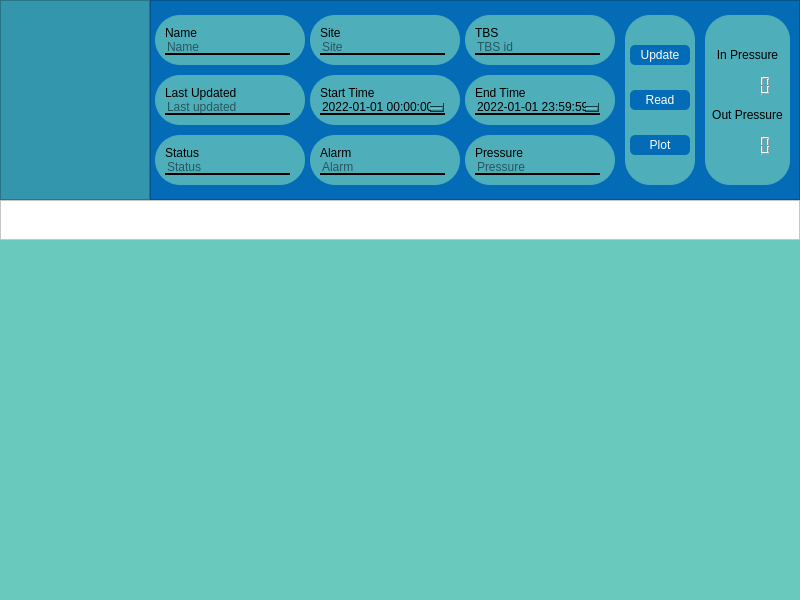
<?xml version="1.0" encoding="UTF-8"?>
<ui version="4.0">
 <class>MainWindow</class>
 <widget class="QMainWindow" name="MainWindow">
  <property name="geometry">
   <rect>
    <x>0</x>
    <y>0</y>
    <width>800</width>
    <height>600</height>
   </rect>
  </property>
  <property name="windowTitle">
   <string>MainWindow</string>
  </property>
  <widget class="QWidget" name="centralwidget">
   <widget class="QFrame" name="frame">
    <property name="geometry">
     <rect>
      <x>0</x>
      <y>0</y>
      <width>800</width>
      <height>600</height>
     </rect>
    </property>
    <property name="styleSheet">
     <string notr="true">background-color:white;</string>
    </property>
    <property name="frameShape">
     <enum>QFrame::StyledPanel</enum>
    </property>
    <property name="frameShadow">
     <enum>QFrame::Raised</enum>
    </property>
    <widget class="QFrame" name="frame_2">
     <property name="geometry">
      <rect>
       <x>0</x>
       <y>0</y>
       <width>800</width>
       <height>200</height>
      </rect>
     </property>
     <property name="frameShape">
      <enum>QFrame::StyledPanel</enum>
     </property>
     <property name="frameShadow">
      <enum>QFrame::Raised</enum>
     </property>
     <widget class="QFrame" name="frame_4">
      <property name="geometry">
       <rect>
        <x>0</x>
        <y>0</y>
        <width>150</width>
        <height>200</height>
       </rect>
      </property>
      <property name="styleSheet">
       <string notr="true">background-color: rgb(51, 150, 173);</string>
      </property>
      <property name="frameShape">
       <enum>QFrame::StyledPanel</enum>
      </property>
      <property name="frameShadow">
       <enum>QFrame::Raised</enum>
      </property>
      <widget class="QLabel" name="label">
       <property name="geometry">
        <rect>
         <x>25</x>
         <y>50</y>
         <width>100</width>
         <height>100</height>
        </rect>
       </property>
       <property name="styleSheet">
        <string notr="true">image: url(:/Images/sngpl_logo.jpg);</string>
       </property>
       <property name="text">
        <string/>
       </property>
      </widget>
     </widget>
     <widget class="QFrame" name="frame_5">
      <property name="geometry">
       <rect>
        <x>150</x>
        <y>0</y>
        <width>650</width>
        <height>200</height>
       </rect>
      </property>
      <property name="styleSheet">
       <string notr="true">background-color:rgb(4, 107, 183);</string>
      </property>
      <property name="frameShape">
       <enum>QFrame::StyledPanel</enum>
      </property>
      <property name="frameShadow">
       <enum>QFrame::Raised</enum>
      </property>
      <widget class="QFrame" name="frame_6">
       <property name="geometry">
        <rect>
         <x>5</x>
         <y>15</y>
         <width>150</width>
         <height>50</height>
        </rect>
       </property>
       <property name="styleSheet">
        <string notr="true">background-color:rgb(78, 174, 185);
border-radius:25px;</string>
       </property>
       <property name="frameShape">
        <enum>QFrame::StyledPanel</enum>
       </property>
       <property name="frameShadow">
        <enum>QFrame::Raised</enum>
       </property>
       <widget class="QLabel" name="label_2">
        <property name="geometry">
         <rect>
          <x>10</x>
          <y>10</y>
          <width>75</width>
          <height>15</height>
         </rect>
        </property>
        <property name="text">
         <string>Name</string>
        </property>
       </widget>
       <widget class="QLineEdit" name="station_name">
        <property name="geometry">
         <rect>
          <x>10</x>
          <y>25</y>
          <width>125</width>
          <height>15</height>
         </rect>
        </property>
        <property name="styleSheet">
         <string notr="true">border:0px;
border-bottom:2px solid black;</string>
        </property>
        <property name="placeholderText">
         <string>Name</string>
        </property>
       </widget>
      </widget>
      <widget class="QFrame" name="frame_7">
       <property name="geometry">
        <rect>
         <x>5</x>
         <y>135</y>
         <width>150</width>
         <height>50</height>
        </rect>
       </property>
       <property name="styleSheet">
        <string notr="true">background-color:rgb(78, 174, 185);
border-radius:25px;</string>
       </property>
       <property name="frameShape">
        <enum>QFrame::StyledPanel</enum>
       </property>
       <property name="frameShadow">
        <enum>QFrame::Raised</enum>
       </property>
       <widget class="QLabel" name="label_3">
        <property name="geometry">
         <rect>
          <x>10</x>
          <y>10</y>
          <width>75</width>
          <height>15</height>
         </rect>
        </property>
        <property name="text">
         <string>Status</string>
        </property>
       </widget>
       <widget class="QLineEdit" name="station_status">
        <property name="geometry">
         <rect>
          <x>10</x>
          <y>25</y>
          <width>125</width>
          <height>15</height>
         </rect>
        </property>
        <property name="styleSheet">
         <string notr="true">border:0px;
border-bottom:2px solid black;</string>
        </property>
        <property name="placeholderText">
         <string>Status</string>
        </property>
       </widget>
      </widget>
      <widget class="QFrame" name="frame_8">
       <property name="geometry">
        <rect>
         <x>5</x>
         <y>75</y>
         <width>150</width>
         <height>50</height>
        </rect>
       </property>
       <property name="styleSheet">
        <string notr="true">background-color:rgb(78, 174, 185);
border-radius:25px;</string>
       </property>
       <property name="frameShape">
        <enum>QFrame::StyledPanel</enum>
       </property>
       <property name="frameShadow">
        <enum>QFrame::Raised</enum>
       </property>
       <widget class="QLabel" name="label_4">
        <property name="geometry">
         <rect>
          <x>10</x>
          <y>10</y>
          <width>75</width>
          <height>15</height>
         </rect>
        </property>
        <property name="text">
         <string>Last Updated</string>
        </property>
       </widget>
       <widget class="QLineEdit" name="last_updated_time">
        <property name="geometry">
         <rect>
          <x>10</x>
          <y>25</y>
          <width>125</width>
          <height>15</height>
         </rect>
        </property>
        <property name="styleSheet">
         <string notr="true">border:0px;
border-bottom:2px solid black;</string>
        </property>
        <property name="placeholderText">
         <string>Last updated</string>
        </property>
       </widget>
      </widget>
      <widget class="QFrame" name="frame_9">
       <property name="geometry">
        <rect>
         <x>160</x>
         <y>15</y>
         <width>150</width>
         <height>50</height>
        </rect>
       </property>
       <property name="styleSheet">
        <string notr="true">background-color:rgb(78, 174, 185);
border-radius:25px;</string>
       </property>
       <property name="frameShape">
        <enum>QFrame::StyledPanel</enum>
       </property>
       <property name="frameShadow">
        <enum>QFrame::Raised</enum>
       </property>
       <widget class="QLabel" name="label_5">
        <property name="geometry">
         <rect>
          <x>10</x>
          <y>10</y>
          <width>75</width>
          <height>15</height>
         </rect>
        </property>
        <property name="text">
         <string>Site</string>
        </property>
       </widget>
       <widget class="QLineEdit" name="station_site">
        <property name="geometry">
         <rect>
          <x>10</x>
          <y>25</y>
          <width>125</width>
          <height>15</height>
         </rect>
        </property>
        <property name="styleSheet">
         <string notr="true">border:0px;
border-bottom:2px solid black;</string>
        </property>
        <property name="placeholderText">
         <string>Site</string>
        </property>
       </widget>
      </widget>
      <widget class="QFrame" name="frame_10">
       <property name="geometry">
        <rect>
         <x>160</x>
         <y>135</y>
         <width>150</width>
         <height>50</height>
        </rect>
       </property>
       <property name="styleSheet">
        <string notr="true">background-color:rgb(78, 174, 185);
border-radius:25px;</string>
       </property>
       <property name="frameShape">
        <enum>QFrame::StyledPanel</enum>
       </property>
       <property name="frameShadow">
        <enum>QFrame::Raised</enum>
       </property>
       <widget class="QLabel" name="label_6">
        <property name="geometry">
         <rect>
          <x>10</x>
          <y>10</y>
          <width>75</width>
          <height>15</height>
         </rect>
        </property>
        <property name="text">
         <string>Alarm</string>
        </property>
       </widget>
       <widget class="QLineEdit" name="station_alrm">
        <property name="geometry">
         <rect>
          <x>10</x>
          <y>25</y>
          <width>125</width>
          <height>15</height>
         </rect>
        </property>
        <property name="styleSheet">
         <string notr="true">border:0px;
border-bottom:2px solid black;</string>
        </property>
        <property name="placeholderText">
         <string>Alarm</string>
        </property>
       </widget>
      </widget>
      <widget class="QFrame" name="frame_11">
       <property name="geometry">
        <rect>
         <x>160</x>
         <y>75</y>
         <width>150</width>
         <height>50</height>
        </rect>
       </property>
       <property name="styleSheet">
        <string notr="true">background-color:rgb(78, 174, 185);
border-radius:25px;</string>
       </property>
       <property name="frameShape">
        <enum>QFrame::StyledPanel</enum>
       </property>
       <property name="frameShadow">
        <enum>QFrame::Raised</enum>
       </property>
       <widget class="QLabel" name="label_7">
        <property name="geometry">
         <rect>
          <x>10</x>
          <y>10</y>
          <width>75</width>
          <height>15</height>
         </rect>
        </property>
        <property name="text">
         <string>Start Time</string>
        </property>
       </widget>
       <widget class="QDateTimeEdit" name="start_date_time">
        <property name="geometry">
         <rect>
          <x>10</x>
          <y>25</y>
          <width>125</width>
          <height>15</height>
         </rect>
        </property>
        <property name="styleSheet">
         <string notr="true">border:0px;
border-bottom:2px solid black;</string>
        </property>
        <property name="dateTime">
         <datetime>
          <hour>0</hour>
          <minute>0</minute>
          <second>0</second>
          <year>2022</year>
          <month>1</month>
          <day>1</day>
         </datetime>
        </property>
        <property name="displayFormat">
         <string>yyyy-MM-dd hh:mm:ss</string>
        </property>
       </widget>
      </widget>
      <widget class="QFrame" name="frame_12">
       <property name="geometry">
        <rect>
         <x>315</x>
         <y>15</y>
         <width>150</width>
         <height>50</height>
        </rect>
       </property>
       <property name="styleSheet">
        <string notr="true">background-color:rgb(78, 174, 185);
border-radius:25px;</string>
       </property>
       <property name="frameShape">
        <enum>QFrame::StyledPanel</enum>
       </property>
       <property name="frameShadow">
        <enum>QFrame::Raised</enum>
       </property>
       <widget class="QLabel" name="label_8">
        <property name="geometry">
         <rect>
          <x>10</x>
          <y>10</y>
          <width>75</width>
          <height>15</height>
         </rect>
        </property>
        <property name="text">
         <string>TBS</string>
        </property>
       </widget>
       <widget class="QLineEdit" name="station_id">
        <property name="geometry">
         <rect>
          <x>10</x>
          <y>25</y>
          <width>125</width>
          <height>15</height>
         </rect>
        </property>
        <property name="styleSheet">
         <string notr="true">border:0px;
border-bottom:2px solid black;</string>
        </property>
        <property name="placeholderText">
         <string>TBS id</string>
        </property>
       </widget>
      </widget>
      <widget class="QFrame" name="frame_13">
       <property name="geometry">
        <rect>
         <x>315</x>
         <y>75</y>
         <width>150</width>
         <height>50</height>
        </rect>
       </property>
       <property name="styleSheet">
        <string notr="true">background-color:rgb(78, 174, 185);
border-radius:25px;</string>
       </property>
       <property name="frameShape">
        <enum>QFrame::StyledPanel</enum>
       </property>
       <property name="frameShadow">
        <enum>QFrame::Raised</enum>
       </property>
       <widget class="QLabel" name="label_9">
        <property name="geometry">
         <rect>
          <x>10</x>
          <y>10</y>
          <width>75</width>
          <height>15</height>
         </rect>
        </property>
        <property name="text">
         <string>End Time</string>
        </property>
       </widget>
       <widget class="QDateTimeEdit" name="end_date_time">
        <property name="geometry">
         <rect>
          <x>10</x>
          <y>25</y>
          <width>125</width>
          <height>15</height>
         </rect>
        </property>
        <property name="styleSheet">
         <string notr="true">border:0px;
border-bottom:2px solid black;</string>
        </property>
        <property name="wrapping">
         <bool>false</bool>
        </property>
        <property name="frame">
         <bool>true</bool>
        </property>
        <property name="showGroupSeparator" stdset="0">
         <bool>false</bool>
        </property>
        <property name="date">
         <date>
          <year>2022</year>
          <month>1</month>
          <day>1</day>
         </date>
        </property>
        <property name="time">
         <time>
          <hour>23</hour>
          <minute>59</minute>
          <second>59</second>
         </time>
        </property>
        <property name="displayFormat">
         <string>yyyy-MM-dd hh:mm:ss</string>
        </property>
       </widget>
      </widget>
      <widget class="QFrame" name="frame_14">
       <property name="geometry">
        <rect>
         <x>315</x>
         <y>135</y>
         <width>150</width>
         <height>50</height>
        </rect>
       </property>
       <property name="styleSheet">
        <string notr="true">background-color:rgb(78, 174, 185);
border-radius:25px;</string>
       </property>
       <property name="frameShape">
        <enum>QFrame::StyledPanel</enum>
       </property>
       <property name="frameShadow">
        <enum>QFrame::Raised</enum>
       </property>
       <widget class="QLabel" name="label_10">
        <property name="geometry">
         <rect>
          <x>10</x>
          <y>10</y>
          <width>75</width>
          <height>15</height>
         </rect>
        </property>
        <property name="text">
         <string>Pressure</string>
        </property>
       </widget>
       <widget class="QLineEdit" name="station_pressure">
        <property name="geometry">
         <rect>
          <x>10</x>
          <y>25</y>
          <width>125</width>
          <height>15</height>
         </rect>
        </property>
        <property name="styleSheet">
         <string notr="true">border:0px;
border-bottom:2px solid black;</string>
        </property>
        <property name="placeholderText">
         <string>Pressure</string>
        </property>
       </widget>
      </widget>
      <widget class="QFrame" name="frame_15">
       <property name="geometry">
        <rect>
         <x>475</x>
         <y>15</y>
         <width>70</width>
         <height>170</height>
        </rect>
       </property>
       <property name="styleSheet">
        <string notr="true">background-color: rgb(78, 174, 185);
border-radius:25px;</string>
       </property>
       <property name="frameShape">
        <enum>QFrame::StyledPanel</enum>
       </property>
       <property name="frameShadow">
        <enum>QFrame::Raised</enum>
       </property>
       <widget class="QPushButton" name="update_pressure">
        <property name="geometry">
         <rect>
          <x>5</x>
          <y>30</y>
          <width>60</width>
          <height>20</height>
         </rect>
        </property>
        <property name="styleSheet">
         <string notr="true">QPushButton{
background-color:rgb(4, 107, 183);
color:white;
border-radius:5px;
}
QPushButton:hover{
background-color:rgb(105, 196, 186);
color:white;
}
</string>
        </property>
        <property name="text">
         <string>Update</string>
        </property>
       </widget>
       <widget class="QPushButton" name="read_pressure">
        <property name="geometry">
         <rect>
          <x>5</x>
          <y>75</y>
          <width>60</width>
          <height>20</height>
         </rect>
        </property>
        <property name="styleSheet">
         <string notr="true">QPushButton{
background-color:rgb(4, 107, 183);
color:white;
border-radius:5px;
}
QPushButton:hover{
background-color:rgb(105, 196, 186);
color:white;
}
</string>
        </property>
        <property name="text">
         <string>Read</string>
        </property>
       </widget>
       <widget class="QPushButton" name="plot_graph">
        <property name="geometry">
         <rect>
          <x>5</x>
          <y>120</y>
          <width>60</width>
          <height>20</height>
         </rect>
        </property>
        <property name="styleSheet">
         <string notr="true">QPushButton{
background-color:rgb(4, 107, 183);
color:white;
border-radius:5px;
}
QPushButton:hover{
background-color:rgb(105, 196, 186);
color:white;
}
</string>
        </property>
        <property name="text">
         <string>Plot</string>
        </property>
       </widget>
      </widget>
      <widget class="QFrame" name="frame_16">
       <property name="geometry">
        <rect>
         <x>555</x>
         <y>15</y>
         <width>85</width>
         <height>170</height>
        </rect>
       </property>
       <property name="styleSheet">
        <string notr="true">background-color: rgb(78, 174, 185);
border-radius:25px;</string>
       </property>
       <property name="frameShape">
        <enum>QFrame::StyledPanel</enum>
       </property>
       <property name="frameShadow">
        <enum>QFrame::Raised</enum>
       </property>
       <widget class="QLabel" name="label_11">
        <property name="geometry">
         <rect>
          <x>5</x>
          <y>30</y>
          <width>75</width>
          <height>20</height>
         </rect>
        </property>
        <property name="font">
         <font>
          <pointsize>9</pointsize>
         </font>
        </property>
        <property name="text">
         <string>In Pressure</string>
        </property>
        <property name="alignment">
         <set>Qt::AlignCenter</set>
        </property>
       </widget>
       <widget class="QLabel" name="label_12">
        <property name="geometry">
         <rect>
          <x>5</x>
          <y>90</y>
          <width>75</width>
          <height>20</height>
         </rect>
        </property>
        <property name="font">
         <font>
          <pointsize>9</pointsize>
         </font>
        </property>
        <property name="text">
         <string>Out Pressure</string>
        </property>
        <property name="alignment">
         <set>Qt::AlignCenter</set>
        </property>
       </widget>
       <widget class="QLCDNumber" name="lcdinpressure">
        <property name="geometry">
         <rect>
          <x>10</x>
          <y>60</y>
          <width>65</width>
          <height>20</height>
         </rect>
        </property>
        <property name="font">
         <font>
          <pointsize>8</pointsize>
          <underline>false</underline>
         </font>
        </property>
        <property name="autoFillBackground">
         <bool>false</bool>
        </property>
        <property name="frameShape">
         <enum>QFrame::Box</enum>
        </property>
        <property name="segmentStyle">
         <enum>QLCDNumber::Filled</enum>
        </property>
        <property name="intValue" stdset="0">
         <number>0</number>
        </property>
       </widget>
       <widget class="QLCDNumber" name="lcdoutpressure">
        <property name="geometry">
         <rect>
          <x>10</x>
          <y>120</y>
          <width>65</width>
          <height>20</height>
         </rect>
        </property>
        <property name="font">
         <font>
          <pointsize>8</pointsize>
         </font>
        </property>
        <property name="intValue" stdset="0">
         <number>0</number>
        </property>
       </widget>
      </widget>
     </widget>
    </widget>
    <widget class="QFrame" name="frame_3">
     <property name="geometry">
      <rect>
       <x>0</x>
       <y>200</y>
       <width>800</width>
       <height>400</height>
      </rect>
     </property>
     <property name="styleSheet">
      <string notr="true">background-color: rgb(106, 201, 189);</string>
     </property>
     <property name="frameShape">
      <enum>QFrame::StyledPanel</enum>
     </property>
     <property name="frameShadow">
      <enum>QFrame::Raised</enum>
     </property>
     <widget class="QWidget" name="gridLayoutWidget">
      <property name="geometry">
       <rect>
        <x>-1</x>
        <y>39</y>
        <width>801</width>
        <height>361</height>
       </rect>
      </property>
      <layout class="QGridLayout" name="gridLayout">
       <property name="sizeConstraint">
        <enum>QLayout::SetDefaultConstraint</enum>
       </property>
      </layout>
     </widget>
     <widget class="QFrame" name="frame_17">
      <property name="geometry">
       <rect>
        <x>0</x>
        <y>0</y>
        <width>800</width>
        <height>40</height>
       </rect>
      </property>
      <property name="styleSheet">
       <string notr="true">background-color: rgb(255, 255, 255);</string>
      </property>
      <property name="frameShape">
       <enum>QFrame::StyledPanel</enum>
      </property>
      <property name="frameShadow">
       <enum>QFrame::Raised</enum>
      </property>
     </widget>
    </widget>
   </widget>
  </widget>
 </widget>
 <resources>
  <include location="../images/back.qrc"/>
 </resources>
 <connections/>
</ui>
